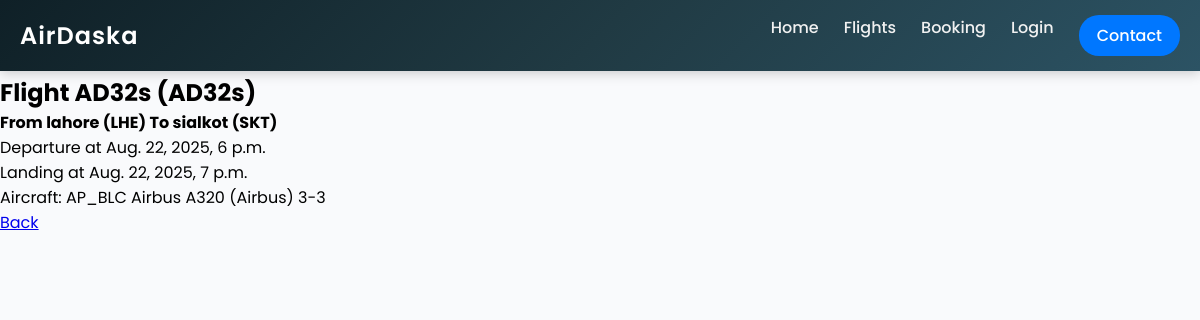
Before: /flights/231/ with the older database file.
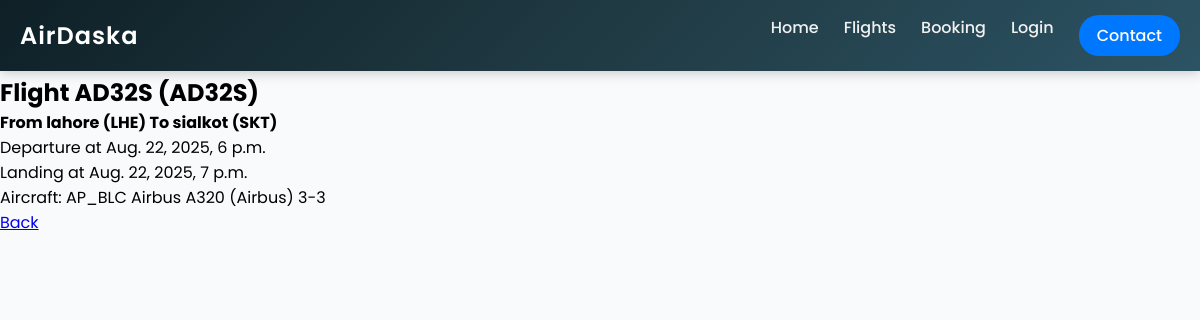
After: the same page with the newer database file.
### flights/models.py (models this page shows, shortened)
class Flight(models.Model):
    flightId = models.IntegerField()
    flightNo = models.CharField(max_length=8)
    origin = models.ForeignKey(Airport, on_delete=models.CASCADE, related_name='departure')
    destination = models.ForeignKey(Airport, on_delete=models.CASCADE, related_name='arrival')
    departureTime = models.DateTimeField()
    arrivalTime = models.DateTimeField()
    aircraft = models.ForeignKey(Aircraft, on_delete=models.CASCADE)

class Airport(models.Model):
    city = models.CharField(max_length=32)
    code = models.CharField(max_length=3)
    def __str__(self):
        return f"{self.city} ({self.code})"

class Aircraft(models.Model):
    tailNo = models.CharField(max_length=10)
    modelName = models.CharField(max_length= 32)
    manufacturer = models.CharField(max_length=32)
    seatCapacity = models.IntegerField()
    seatLayout = models.CharField(max_length=7)
    def __str__(self):
        return f"{self.tailNo} {self.modelName} ({self.manufacturer}) {self.seatLayout}"

### flights/views.py (the view)
# urls.py: path('<int:flightID>/',views.flight,name='flight'),
def flight(request, flightID):
    if request.GET.get('flight-id'):
        flightID = request.GET.get('flight-id')
    if (not Flight.objects.filter(flightId = flightID)):
        return HttpResponse("Not a Flight!")
    flightInstance = Flight.objects.get(flightId=flightID)
    return render(request, 'flights/flight.html',{
        "flightInstance":flightInstance
    })

### flights/templates/flights/flight.html
{% extends "core/layout.html" %}
{% block content %}
    <h2>Flight {{flightInstance.flightNo}} ({{flightInstance.flightNo}})</h2>
    <h4>From {{flightInstance.origin}} To {{flightInstance.destination}}</h3>
    <div>Departure at {{flightInstance.departureTime}}</div>
    <div>Landing at {{flightInstance.arrivalTime}}</div>
    <div>Aircraft: {{flightInstance.aircraft}}</div>
    <a href="{%url 'flights'%}">Back</a>
{% endblock %}

Changed rows visible on the page:
changed Flight "lahore (LHE)": flightNo "AD32s" → "AD32S"
